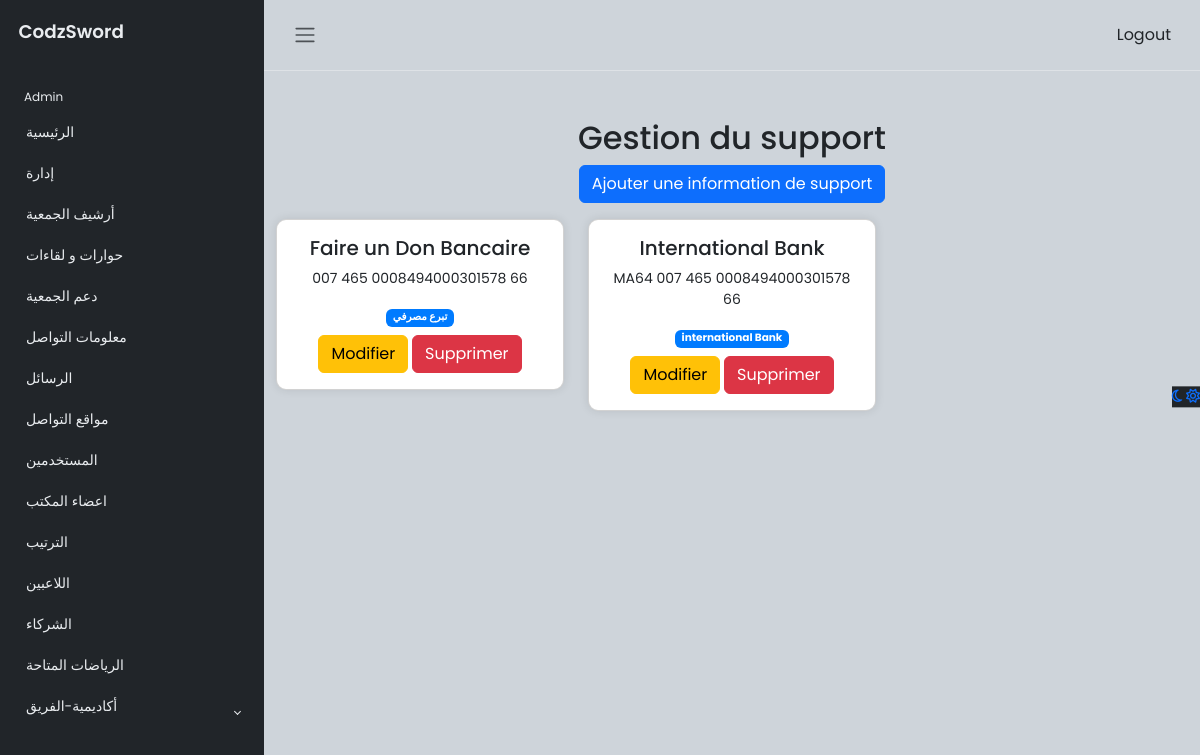
/admin/soutenir.php (signed in), run on the app's committed database.
### tables this page shows
CREATE TABLE `support` (
  `id` int(11) NOT NULL,
  `title` varchar(255) NOT NULL,
  `description` text NOT NULL,
  `badge` varchar(50) DEFAULT NULL
);

### admin/soutenir.php (the view, shortened to what this page needs)
<?php
$servername = "localhost";
$username = "root";
$password = "";
$dbname = "association";
$conn = new mysqli($servername, $username, $password, $dbname);
$sql = "SELECT * FROM support";
$result = $conn->query($sql);
?>
<!DOCTYPE html>
<html lang="en">
<head>
    <link href="https://maxcdn.bootstrapcdn.com/bootstrap/4.5.2/css/bootstrap.min.css" rel="stylesheet">
    <link rel="stylesheet" href="https://cdn.jsdelivr.net/npm/bootstrap@5.3.0-alpha2/dist/css/bootstrap.min.css">
    <link rel="stylesheet" href="css/style.css">
</head>
<body>
<div class="wrapper">
        <aside id="sidebar" class="js-sidebar">
            <div class="h-100">
                <div class="sidebar-logo">
                    <a href="#">CodzSword</a>
                </div>
                <ul class="sidebar-nav">
                    <li class="sidebar-header">
                        Admin
                    </li>
                    <li class="sidebar-item">
                        <a href="index.php" class="sidebar-link">
                            الرئيسية
                        </a>
                    </li>
                    <li class="sidebar-item">
                        <a href="documents.php" class="sidebar-link collapsed">
                            إدارة
                        </a>
                    </li>
                    <li class="sidebar-item">
                        <a href="gallery.php" class="sidebar-link">
                            أرشيف الجمعية
                        </a>
                    </li>
                    <li class="sidebar-item">
                        <a href="actualete.php" class="sidebar-link">
                            حوارات و لقاءات
                        </a>
                    </li>
                    <li class="sidebar-item">
                        <a href="soutenir.php" class="sidebar-link">
                            دعم الجمعية
                        </a>
                    </li>
                    <li class="sidebar-item">
                        <a href="contact.php" class="sidebar-link">
                            معلومات التواصل
                        </a>
                    </li>
                    <li class="sidebar-item">
                        <a href="message.php" class="sidebar-link">
                            الرسائل
                        </a>
                    </li>
                    <li class="sidebar-item">
                        <a href="social.php" class="sidebar-link">
                            مواقع التواصل
                        </a>
                    </li>
                    <li class="sidebar-item">
                        <a href="add_admin.php" class="sidebar-link">
                            المستخدمين
                        </a>
                    </li>
                    <li class="sidebar-item">
                        <a href="admin_members.php" class="sidebar-link">
                            اعضاء المكتب
                        </a>
                    </li>
                    <li class="sidebar-item">
                        <a href="classement.php" class="sidebar-link">
                            الترتيب
                        </a>
                    </li>
                    <li class="sidebar-item">
                        <a href="joueurs.php" class="sidebar-link">
                            اللاعبين
                        </a>
                    </li>
                    <li class="sidebar-item">
                        <a href="sponsor.php" class="sidebar-link">
                            الشركاء
                        </a>
                    </li>
                    <li class="sidebar-item">
                        <a href="type_sport.php" class="sidebar-link">
                            الرياضات المتاحة
                        </a>
                    </li>
                    <li class="sidebar-item">
                        <a href="#" class="sidebar-link collapsed" data-bs-target="#auth" data-bs-toggle="collapse"
                            aria-expanded="false">
                            أكاديمية-الفريق
                        </a>
                    </li>
                </ul>
            </div>
        </aside>
        <div class="main">
            <nav class="navbar navbar-expand px-3 border-bottom">
                <button class="btn" id="sidebar-toggle" type="button">
                    <span class="navbar-toggler-icon"></span>
                </button>
                <div class="navbar-collapse navbar">
                    <ul class="navbar-nav">
                        <li class="nav-item dropdown">
                            <a href="#" data-bs-toggle="dropdown" class="nav-icon pe-md-0">
                                <a href="#" class="btn button">Logout</a>
                            </a>
                        </li>
                    </ul>
                </div>
            </nav>
            <main class="container text-center mt-5">
        <h2>Gestion du support</h2>
        <button class="btn btn-primary mb-3" data-toggle="modal" data-target="#addSupportModal">Ajouter une information de support</button>
        <div class="row">
            <?php
            if ($result->num_rows > 0) {
                while($row = $result->fetch_assoc()) {
                    echo "<div class='col-md-4 mb-4'>
                            <div class='card support-item'>
                                <div class='card-body'>
                                    <h5 class='card-title'>" . $row["title"] . "</h5>
                                    <p class='card-text'>" . $row["description"] . "</p>
                                    <span class='badge badge-primary'>" . $row["badge"] . "</span>
                                    <div class='mt-2'>
                                        <button class='btn btn-warning' onclick='editSupport(" . $row["id"] . ", \"" . $row["title"] . "\", \"" . $row["description"] . "\", \"" . $row["badge"] . "\")'>Modifier</button>
                                        <form action='support.php' method='post' style='display:inline-block;'>
                                            <input type='hidden' name='id' value='" . $row["id"] . "'>
                                            <button type='submit' name='delete_support' class='btn btn-danger'>Supprimer</button>
                                        </form>
                                    </div>
                                </div>
                            </div>
                        </div>";
                }
            } else {
                echo "<p>Aucune information de support trouvée.</p>";
            }
            ?>
        </div>
    </main>
            <a href="#" class="theme-toggle">
                <i class="fa-regular fa-moon"></i>
                <i class="fa-regular fa-sun"></i>
            </a>
        </div>
    </div>
</body>
</html>

### admin/css/style.css (style rules this page uses)
body { font-family: 'Poppins', sans-serif; font-size: 0.875rem; opacity: 1; overflow-y: scroll; margin: 0; }
a { cursor: pointer; text-decoration: none; font-family: 'Poppins', sans-serif; }
li { list-style: none; }
.wrapper { align-items: stretch; display: flex; width: 100%; }
#sidebar { max-width: 264px; min-width: 264px; background: var(--bs-dark); transition: all 0.35s ease-in-out; }
.main { display: flex; flex-direction: column; min-height: 100vh; min-width: 0; overflow: hidden; transition: all 0.35s ease-in-out; width: 100%; background: var(--bs-dark-bg-subtle); }
.sidebar-logo { padding: 1.15rem; }
.sidebar-logo a { color: #e9ecef; font-size: 1.15rem; font-weight: 600; }
.sidebar-nav { list-style: none; margin-bottom: 0; padding-left: 0; margin-left: 0; }
.sidebar-header { color: #e9ecef; font-size: .75rem; padding: 1.5rem 1.5rem .375rem; }
a.sidebar-link { padding: .625rem 1.625rem; color: #e9ecef; position: relative; display: block; font-size: 0.875rem; }
.sidebar-link[data-bs-toggle="collapse"]::after { border: solid; border-width: 0 .075rem .075rem 0; content: ""; display: inline-block; padding: 2px; position: absolute; right: 1.5rem; top: 1.4rem; transform: rotate(-135deg); transition: all .2s ease-out; }
.sidebar-link[data-bs-toggle="collapse"].collapsed::after { transform: rotate(45deg); transition: all .2s ease-out; }
.navbar-expand .navbar-nav { margin-left: auto; }
.card { box-shadow: 0 0 .875rem 0 rgba(34, 46, 60, .05); margin-bottom: 24px; }
.theme-toggle { position: fixed; top: 50%; transform: translateY(-65%); text-align: center; z-index: 10; right: 0; left: auto; border: none; background-color: var(--bs-body-color); }

### admin/soutenir.php (style rules this page uses)
.support-item { box-shadow: 0 0 10px rgba(0, 0, 0, 0.1); border-radius: 10px; }
.support-item .card-body { text-align: center; }

### data on the page
support: title "Faire un Don Bancaire", description "007 465 0008494000301578 66", badge "تبرع مصرفي"
support: title "International Bank", description "MA64 007 465 0008494000301578 66", badge "international Bank"
